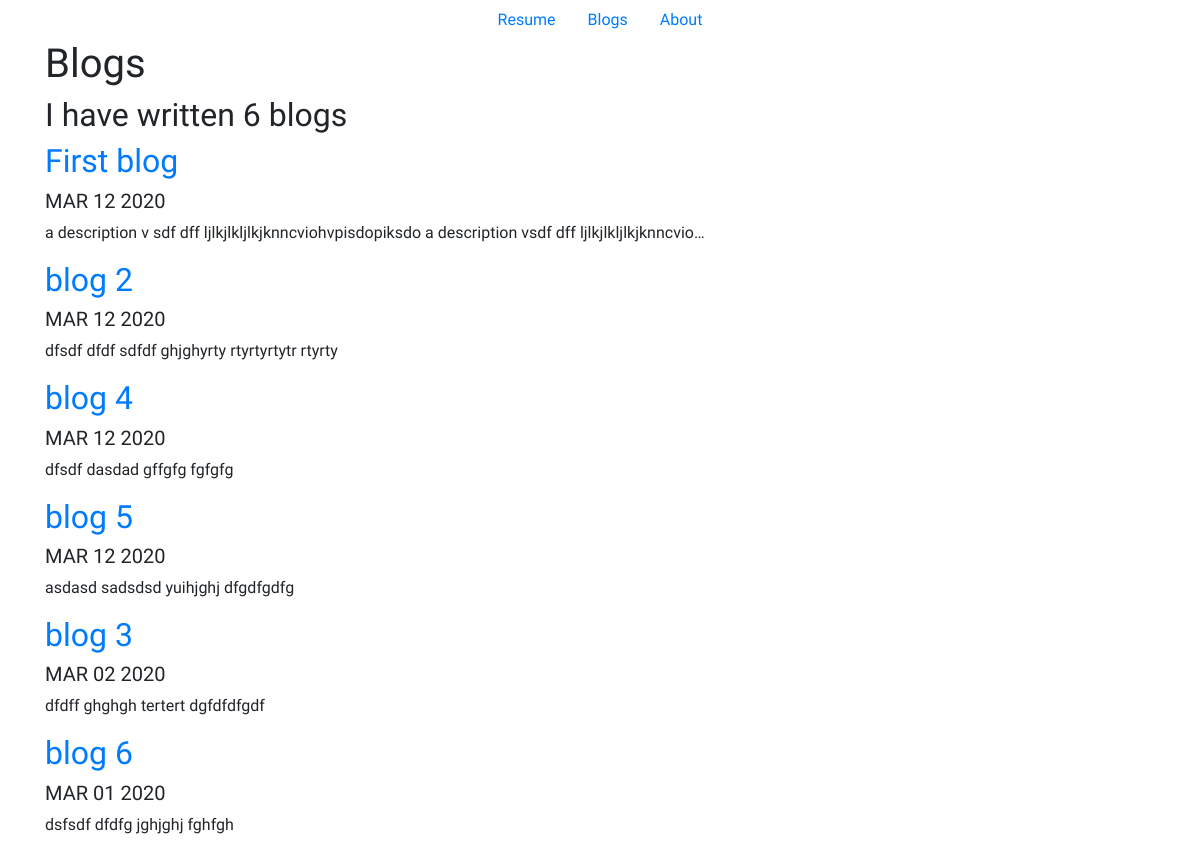
Screenshot of /blog/ with the database file from the repository.
### blog/models.py (models this page shows, shortened)
class Blog(models.Model):
    title = models.CharField(max_length=200)
    date = models.DateField()
    description = models.TextField()

### blog/views.py (the view)
# urls.py: path('', views.all_blogs, name='all_blogs'),
def all_blogs(request):
    blogs = Blog.objects.order_by('-date')
    return render(request, 'blog/all_blogs.html',{'blogs': blogs} )

### blog/templates/blog/all_blogs.html
{% extends 'portfolio/base.html' %}
{% block content%}
<div class="container">
    <h1>Blogs</h1>
    <h2>I have written {{ blogs.count }} blog{{ blogs.count|pluralize }}</h2>
    {% for blog in blogs %}
        <a href="{% url 'blog:detail' blog.id %}"><h2>{{ blog.title }}</h2></a>
        <h5>{{ blog.date|date:'M d Y'|upper }}</h5>
        <p>{{ blog.description|truncatechars:100 }}</p>
    {% endfor %}
</div>
{% endblock %}

### portfolio/static/portfolio/custome.css (style rules this page uses)
body { font-family: 'Raleway', sans-serif; }

### rows the page displays
Blog: title "First blog", date "MAR 12 2020", description "a description v sdf dff ljlkjlkljlkjknncviohvpisdopiksdo a description vsdf dff ljlkjlkljlkjknncvio…"
Blog: title "blog 2", date "MAR 12 2020", description "dfsdf dfdf sdfdf ghjghyrty rtyrtyrtytr rtyrty"
Blog: title "blog 4", date "MAR 12 2020", description "dfsdf dasdad gffgfg fgfgfg"
Blog: title "blog 5", date "MAR 12 2020", description "asdasd sadsdsd yuihjghj dfgdfgdfg"
Blog: title "blog 3", date "MAR 02 2020", description "dfdff ghghgh tertert dgfdfdfgdf"
Blog: title "blog 6", date "MAR 01 2020", description "dsfsdf dfdfg jghjghj fghfgh"

### other values shown
{{ blogs.count }} "6"
